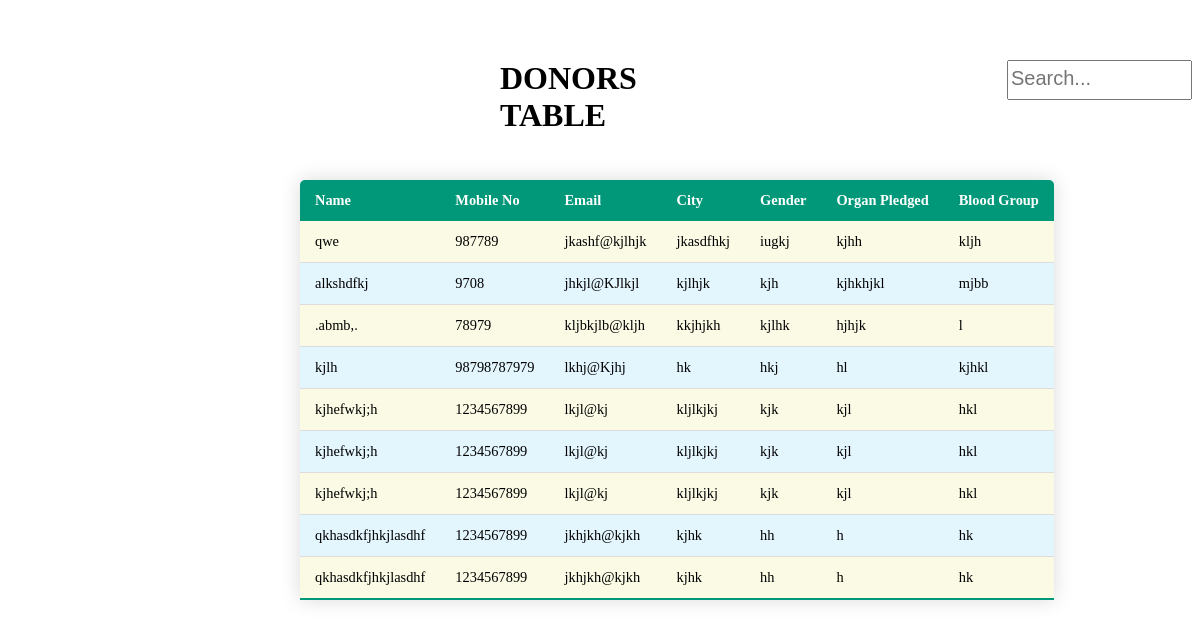
Screenshot of /donors2 with the database file from the repository.
### myapp/models.py (models this page shows)
class Person(models.Model):
    username = models.CharField(max_length=100, blank=True)
    name = models.CharField(max_length=100, blank=True)
    mobile = models.IntegerField(blank=True, null=True)
    email = models.CharField(max_length=100, blank=True)
    city = models.CharField(max_length=100, blank=True)
    gender = models.CharField(max_length=15, blank=True)
    organ_pledged = models.CharField(max_length=100, blank=True)
    blood_group = models.CharField(max_length=25, blank=True)
    date= models.DateTimeField(default=datetime.now)

### myapp/views.py (the view)
# urls.py: path('donors2',views.donors2,name='donors2'),
def donors2(request):
    persons = Person.objects.all()
    return render(request,'donors2.html',{"persons":persons})

### templates/donors2.html (shortened to what this page needs)
{%load static%}
<!DOCTYPE html>
<html lang="en-US">
<head>
    <link rel="stylesheet" type="text/css" href="{% static 'css/don2.css' %}">
</head>
<body>
    <div>
        <div class="head">
            <h1 id="head-p">DONORS TABLE</h1>
            <input type="search" placeholder="Search..." id="head-s" class="search-input" data-table="donors-table"/>
        </div>
        <table class="donors-table">
            <thead>
                <tr>
                    <th>Name</th>
                    <th>Mobile No</th>
                    <th>Email</th>
                    <th>City</th>
                    <th>Gender</th>
                    <th>Organ Pledged</th>
                    <th>Blood Group</th>
                </tr>
            </thead>
            <tbody>
                {%for person in persons%}
                <tr>
                <td>{{person.name}}</td>
                <td>{{person.mobile}}</td>
                <td>{{person.email}}</td>
                <td>{{person.city}}</td>
                <td>{{person.gender}}</td>
                <td>{{person.organ_pledged}}</td>
                <td>{{person.blood_group}}</td>
                </tr>
                {%endfor%}
            </tbody>
        </table>
    </div>
</body>
</html>

### static/css/don2.css (style rules this page uses)
* { margin-top: 20px; margin-left: 100px }
.donors-table { border-collapse: collapse; margin: 25px 0px; font-size: 0.9em; min-width: 400px; border-radius: 5px 5px 0 0; overflow: hidden; box-shadow: 0 0 20px rgba(0,0,0,0.15); }
.donors-table thead tr { background-color: #009879; color: white; text-align: left; font-weight: bold; }
.donors-table th, .donors-table td { padding: 12px 15px; }
.donors-table tbody tr { border-bottom: 1px solid #dddddd; }
.donors-table tbody tr:nth-of-type(even) { background-color: rgba(118, 206, 244, 0.201); }
.donors-table tbody tr:nth-of-type(odd) { background-color: rgba(240, 240, 172, 0.315); }
.donors-table tbody tr:last-of-type { border-bottom: 2px solid #009879; }
.head { display: flex; }
.head #head-p { float: left; margin-left: 100px; }
.head #head-s { float: right; margin-left: 280px; height: 40px; }
.head #head-s::placeholder { font-size: 20px; }

### rows the page displays
Person: name "qwe", mobile "987789", email "jkashf@kjlhjk", city "jkasdfhkj", gender "iugkj", organ_pledged "kjhh", blood_group "kljh"
Person: name "alkshdfkj", mobile "9708", email "jhkjl@KJlkjl", city "kjlhjk", gender "kjh", organ_pledged "kjhkhjkl", blood_group "mjbb"
Person: name ".abmb,.", mobile "78979", email "kljbkjlb@kljh", city "kkjhjkh", gender "kjlhk", organ_pledged "hjhjk", blood_group "l"
Person: name "kjlh", mobile "98798787979", email "lkhj@Kjhj", city "hk", gender "hkj", organ_pledged "hl", blood_group "kjhkl"
Person: name "kjhefwkj;h", mobile "1234567899", email "lkjl@kj", city "kljlkjkj", gender "kjk", organ_pledged "kjl", blood_group "hkl"
Person: name "kjhefwkj;h", mobile "1234567899", email "lkjl@kj", city "kljlkjkj", gender "kjk", organ_pledged "kjl", blood_group "hkl"
Person: name "kjhefwkj;h", mobile "1234567899", email "lkjl@kj", city "kljlkjkj", gender "kjk", organ_pledged "kjl", blood_group "hkl"
Person: name "qkhasdkfjhkjlasdhf", mobile "1234567899", email "jkhjkh@kjkh", city "kjhk", gender "hh", organ_pledged "h", blood_group "hk"
Person: name "qkhasdkfjhkjlasdhf", mobile "1234567899", email "jkhjkh@kjkh", city "kjhk", gender "hh", organ_pledged "h", blood_group "hk"
